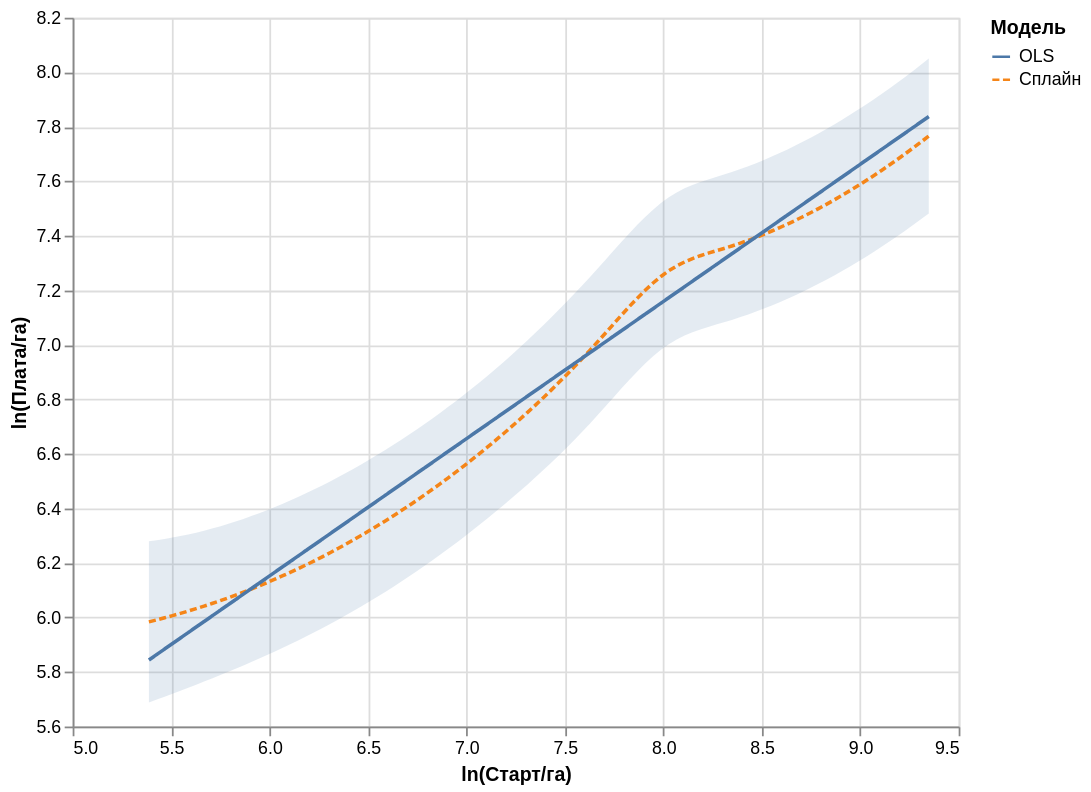

Here is the notebook cell this chart was saved with:
### Code cell
d = pd.concat([train_ols.iloc[[0]]] * 100, ignore_index=True)
d['ln_start_per_ha'] = np.linspace(
    train_ols['ln_start_per_ha'].quantile(.01),
    train_ols['ln_start_per_ha'].quantile(.99), 100
)

p = spline_with_start.get_prediction(d).summary_frame()
p['Старт'] = d['ln_start_per_ha'].to_numpy()
p['Сплайн'] = p['mean']
p['OLS'] = ols_with_start.predict(d).to_numpy()

base = alt.Chart(p).encode(
    x=alt.X('Старт:Q', title='ln(Старт/га)', scale=alt.Scale(zero=False))
)

band = base.mark_area(opacity=.15).encode(
    y=alt.Y('mean_ci_lower:Q', title='ln(Плата/га)',
            scale=alt.Scale(zero=False)),
    y2='mean_ci_upper:Q'
)

lines = base.transform_fold(
    ['Сплайн', 'OLS'], as_=['Модель', 'Прогноз']
).mark_line().encode(
    y='Прогноз:Q',
    color='Модель:N',
    strokeDash='Модель:N'
)

(band + lines).properties(width=500, height=400)

### Figure 1 — Vega-Lite specification as saved in the notebook (floating-point values rounded to 4 significant figures)
{"config": {"view": {"continuousWidth": 300, "continuousHeight": 300}}, "layer": [{"mark": {"type": "area", "opacity": 0.15}, "encoding": {"x": {"field": "Старт", "scale": {"zero": false}, "title": "ln(Старт/га)", "type": "quantitative"}, "y": {"field": "mean_ci_lower", "scale": {"zero": false}, "title": "ln(Плата/га)", "type": "quantitative"}, "y2": {"field": "mean_ci_upper"}}}, {"mark": {"type": "line"}, "encoding": {"color": {"field": "Модель", "type": "nominal"}, "strokeDash": {"field": "Модель", "type": "nominal"}, "x": {"field": "Старт", "scale": {"zero": false}, "title": "ln(Старт/га)", "type": "quantitative"}, "y": {"field": "Прогноз", "type": "quantitative"}}, "transform": [{"fold": ["Сплайн", "OLS"], "as": ["Модель", "Прогноз"]}]}], "data": {"name": "data-1bc4b5873d8316633b8b75cc90851947"}, "height": 400, "width": 500, "$schema": "https://vega.github.io/schema/vega-lite/v6.4.1.json", "datasets": {"data-1bc4b5873d8316633b8b75cc90851947": [{"mean": 5.984, "mean_se": 0.1509, "mean_ci_lower": 5.688, "mean_ci_upper": 6.28, "obs_ci_lower": 4.263, "obs_ci_upper": 7.705, "Старт": 5.387, "Сплайн": 5.984, "OLS": 5.844}, {"mean": 5.991, "mean_se": 0.1492, "mean_ci_lower": 5.699, "mean_ci_upper": 6.284, "obs_ci_lower": 4.271, "obs_ci_upper": 7.711, "Старт": 5.427, "Сплайн": 5.991, "OLS": 5.864}, {"mean": 5.999, "mean_se": 0.1476, "mean_ci_lower": 5.71, "mean_ci_upper": 6.288, "obs_ci_lower": 4.279, "obs_ci_upper": 7.719, "Старт": 5.467, "Сплайн": 5.999, "OLS": 5.884}, {"mean": 6.007, "mean_se": 0.1461, "mean_ci_lower": 5.72, "mean_ci_upper": 6.293, "obs_ci_lower": 4.288, "obs_ci_upper": 7.726, "Старт": 5.507, "Сплайн": 6.007, "OLS": 5.905}, {"mean": 6.015, "mean_se": 0.1447, "mean_ci_lower": 5.731, "mean_ci_upper": 6.299, "obs_ci_lower": 4.296, "obs_ci_upper": 7.734, "Старт": 5.547, "Сплайн": 6.015, "OLS": 5.925}, {"mean": 6.024, "mean_se": 0.1434, "mean_ci_lower": 5.742, "mean_ci_upper": 6.305, "obs_ci_lower": 4.305, "obs_ci_upper": 7.742, "Старт": 5.587, "Сплайн": 6.024, "OLS": 5.945}, {"mean": 6.032, "mean_se": 0.1423, "mean_ci_lower": 5.754, "mean_ci_upper": 6.311, "obs_ci_lower": 4.314, "obs_ci_upper": 7.75, "Старт": 5.627, "Сплайн": 6.032, "OLS": 5.965}, {"mean": 6.042, "mean_se": 0.1412, "mean_ci_lower": 5.765, "mean_ci_upper": 6.318, "obs_ci_lower": 4.324, "obs_ci_upper": 7.759, "Старт": 5.667, "Сплайн": 6.042, "OLS": 5.985}, {"mean": 6.051, "mean_se": 0.1402, "mean_ci_lower": 5.776, "mean_ci_upper": 6.326, "obs_ci_lower": 4.334, "obs_ci_upper": 7.769, "Старт": 5.707, "Сплайн": 6.051, "OLS": 6.005}, {"mean": 6.061, "mean_se": 0.1393, "mean_ci_lower": 5.788, "mean_ci_upper": 6.334, "obs_ci_lower": 4.344, "obs_ci_upper": 7.778, "Старт": 5.747, "Сплайн": 6.061, "OLS": 6.025}, {"mean": 6.071, "mean_se": 0.1385, "mean_ci_lower": 5.8, "mean_ci_upper": 6.343, "obs_ci_lower": 4.355, "obs_ci_upper": 7.788, "Старт": 5.787, "Сплайн": 6.071, "OLS": 6.045}, {"mean": 6.082, "mean_se": 0.1378, "mean_ci_lower": 5.812, "mean_ci_upper": 6.352, "obs_ci_lower": 4.365, "obs_ci_upper": 7.799, "Старт": 5.827, "Сплайн": 6.082, "OLS": 6.066}, {"mean": 6.093, "mean_se": 0.1371, "mean_ci_lower": 5.824, "mean_ci_upper": 6.362, "obs_ci_lower": 4.377, "obs_ci_upper": 7.809, "Старт": 5.867, "Сплайн": 6.093, "OLS": 6.086}, {"mean": 6.104, "mean_se": 0.1365, "mean_ci_lower": 5.837, "mean_ci_upper": 6.372, "obs_ci_lower": 4.388, "obs_ci_upper": 7.82, "Старт": 5.907, "Сплайн": 6.104, "OLS": 6.106}, {"mean": 6.116, "mean_se": 0.136, "mean_ci_lower": 5.849, "mean_ci_upper": 6.382, "obs_ci_lower": 4.4, "obs_ci_upper": 7.832, "Старт": 5.947, "Сплайн": 6.116, "OLS": 6.126}, {"mean": 6.128, "mean_se": 0.1355, "mean_ci_lower": 5.862, "mean_ci_upper": 6.394, "obs_ci_lower": 4.412, "obs_ci_upper": 7.844, "Старт": 5.987, "Сплайн": 6.128, "OLS": 6.146}, {"mean": 6.14, "mean_se": 0.1351, "mean_ci_lower": 5.875, "mean_ci_upper": 6.405, "obs_ci_lower": 4.425, "obs_ci_upper": 7.856, "Старт": 6.027, "Сплайн": 6.14, "OLS": 6.166}, {"mean": 6.153, "mean_se": 0.1348, "mean_ci_lower": 5.889, "mean_ci_upper": 6.417, "obs_ci_lower": 4.437, "obs_ci_upper": 7.869, "Старт": 6.067, "Сплайн": 6.153, "OLS": 6.186}, {"mean": 6.166, "mean_se": 0.1345, "mean_ci_lower": 5.903, "mean_ci_upper": 6.43, "obs_ci_lower": 4.451, "obs_ci_upper": 7.882, "Старт": 6.107, "Сплайн": 6.166, "OLS": 6.207}, {"mean": 6.18, "mean_se": 0.1342, "mean_ci_lower": 5.917, "mean_ci_upper": 6.443, "obs_ci_lower": 4.464, "obs_ci_upper": 7.895, "Старт": 6.147, "Сплайн": 6.18, "OLS": 6.227}, {"mean": 6.194, "mean_se": 0.1339, "mean_ci_lower": 5.931, "mean_ci_upper": 6.456, "obs_ci_lower": 4.478, "obs_ci_upper": 7.909, "Старт": 6.187, "Сплайн": 6.194, "OLS": 6.247}, {"mean": 6.208, "mean_se": 0.1337, "mean_ci_lower": 5.946, "mean_ci_upper": 6.47, "obs_ci_lower": 4.493, "obs_ci_upper": 7.923, "Старт": 6.228, "Сплайн": 6.208, "OLS": 6.267}, {"mean": 6.223, "mean_se": 0.1336, "mean_ci_lower": 5.961, "mean_ci_upper": 6.484, "obs_ci_lower": 4.507, "obs_ci_upper": 7.938, "Старт": 6.268, "Сплайн": 6.223, "OLS": 6.287}, {"mean": 6.238, "mean_se": 0.1334, "mean_ci_lower": 5.976, "mean_ci_upper": 6.499, "obs_ci_lower": 4.522, "obs_ci_upper": 7.953, "Старт": 6.308, "Сплайн": 6.238, "OLS": 6.307}, {"mean": 6.253, "mean_se": 0.1333, "mean_ci_lower": 5.992, "mean_ci_upper": 6.514, "obs_ci_lower": 4.538, "obs_ci_upper": 7.968, "Старт": 6.348, "Сплайн": 6.253, "OLS": 6.327}, {"mean": 6.269, "mean_se": 0.1332, "mean_ci_lower": 6.008, "mean_ci_upper": 6.53, "obs_ci_lower": 4.554, "obs_ci_upper": 7.984, "Старт": 6.388, "Сплайн": 6.269, "OLS": 6.347}, {"mean": 6.285, "mean_se": 0.1331, "mean_ci_lower": 6.024, "mean_ci_upper": 6.546, "obs_ci_lower": 4.57, "obs_ci_upper": 8.0, "Старт": 6.428, "Сплайн": 6.285, "OLS": 6.368}, {"mean": 6.302, "mean_se": 0.133, "mean_ci_lower": 6.041, "mean_ci_upper": 6.562, "obs_ci_lower": 4.587, "obs_ci_upper": 8.017, "Старт": 6.468, "Сплайн": 6.302, "OLS": 6.388}, {"mean": 6.319, "mean_se": 0.1329, "mean_ci_lower": 6.058, "mean_ci_upper": 6.579, "obs_ci_lower": 4.604, "obs_ci_upper": 8.034, "Старт": 6.508, "Сплайн": 6.319, "OLS": 6.408}, {"mean": 6.336, "mean_se": 0.1329, "mean_ci_lower": 6.076, "mean_ci_upper": 6.597, "obs_ci_lower": 4.621, "obs_ci_upper": 8.051, "Старт": 6.548, "Сплайн": 6.336, "OLS": 6.428}, {"mean": 6.354, "mean_se": 0.1328, "mean_ci_lower": 6.094, "mean_ci_upper": 6.614, "obs_ci_lower": 4.639, "obs_ci_upper": 8.069, "Старт": 6.588, "Сплайн": 6.354, "OLS": 6.448}, {"mean": 6.372, "mean_se": 0.1328, "mean_ci_lower": 6.112, "mean_ci_upper": 6.633, "obs_ci_lower": 4.657, "obs_ci_upper": 8.087, "Старт": 6.628, "Сплайн": 6.372, "OLS": 6.468}, {"mean": 6.391, "mean_se": 0.1327, "mean_ci_lower": 6.131, "mean_ci_upper": 6.651, "obs_ci_lower": 4.676, "obs_ci_upper": 8.106, "Старт": 6.668, "Сплайн": 6.391, "OLS": 6.488}, {"mean": 6.41, "mean_se": 0.1327, "mean_ci_lower": 6.15, "mean_ci_upper": 6.67, "obs_ci_lower": 4.695, "obs_ci_upper": 8.125, "Старт": 6.708, "Сплайн": 6.41, "OLS": 6.509}, {"mean": 6.43, "mean_se": 0.1327, "mean_ci_lower": 6.17, "mean_ci_upper": 6.69, "obs_ci_lower": 4.715, "obs_ci_upper": 8.145, "Старт": 6.748, "Сплайн": 6.43, "OLS": 6.529}, {"mean": 6.45, "mean_se": 0.1327, "mean_ci_lower": 6.19, "mean_ci_upper": 6.71, "obs_ci_lower": 4.735, "obs_ci_upper": 8.165, "Старт": 6.788, "Сплайн": 6.45, "OLS": 6.549}, {"mean": 6.47, "mean_se": 0.1327, "mean_ci_lower": 6.21, "mean_ci_upper": 6.73, "obs_ci_lower": 4.755, "obs_ci_upper": 8.185, "Старт": 6.828, "Сплайн": 6.47, "OLS": 6.569}, {"mean": 6.491, "mean_se": 0.1327, "mean_ci_lower": 6.231, "mean_ci_upper": 6.751, "obs_ci_lower": 4.776, "obs_ci_upper": 8.206, "Старт": 6.868, "Сплайн": 6.491, "OLS": 6.589}, {"mean": 6.512, "mean_se": 0.1328, "mean_ci_lower": 6.252, "mean_ci_upper": 6.773, "obs_ci_lower": 4.797, "obs_ci_upper": 8.227, "Старт": 6.908, "Сплайн": 6.512, "OLS": 6.609}, {"mean": 6.534, "mean_se": 0.1329, "mean_ci_lower": 6.274, "mean_ci_upper": 6.794, "obs_ci_lower": 4.819, "obs_ci_upper": 8.249, "Старт": 6.948, "Сплайн": 6.534, "OLS": 6.629}, {"mean": 6.556, "mean_se": 0.1329, "mean_ci_lower": 6.296, "mean_ci_upper": 6.817, "obs_ci_lower": 4.841, "obs_ci_upper": 8.271, "Старт": 6.988, "Сплайн": 6.556, "OLS": 6.65}, {"mean": 6.579, "mean_se": 0.1331, "mean_ci_lower": 6.318, "mean_ci_upper": 6.84, "obs_ci_lower": 4.864, "obs_ci_upper": 8.294, "Старт": 7.028, "Сплайн": 6.579, "OLS": 6.67}, {"mean": 6.602, "mean_se": 0.1332, "mean_ci_lower": 6.341, "mean_ci_upper": 6.863, "obs_ci_lower": 4.887, "obs_ci_upper": 8.317, "Старт": 7.068, "Сплайн": 6.602, "OLS": 6.69}, {"mean": 6.625, "mean_se": 0.1334, "mean_ci_lower": 6.364, "mean_ci_upper": 6.887, "obs_ci_lower": 4.91, "obs_ci_upper": 8.341, "Старт": 7.108, "Сплайн": 6.625, "OLS": 6.71}, {"mean": 6.649, "mean_se": 0.1336, "mean_ci_lower": 6.388, "mean_ci_upper": 6.911, "obs_ci_lower": 4.934, "obs_ci_upper": 8.365, "Старт": 7.148, "Сплайн": 6.649, "OLS": 6.73}, {"mean": 6.674, "mean_se": 0.1339, "mean_ci_lower": 6.412, "mean_ci_upper": 6.936, "obs_ci_lower": 4.959, "obs_ci_upper": 8.389, "Старт": 7.188, "Сплайн": 6.674, "OLS": 6.75}, {"mean": 6.699, "mean_se": 0.1342, "mean_ci_lower": 6.436, "mean_ci_upper": 6.962, "obs_ci_lower": 4.984, "obs_ci_upper": 8.414, "Старт": 7.228, "Сплайн": 6.699, "OLS": 6.77}, {"mean": 6.725, "mean_se": 0.1345, "mean_ci_lower": 6.461, "mean_ci_upper": 6.988, "obs_ci_lower": 5.009, "obs_ci_upper": 8.44, "Старт": 7.268, "Сплайн": 6.725, "OLS": 6.79}, {"mean": 6.751, "mean_se": 0.1348, "mean_ci_lower": 6.486, "mean_ci_upper": 7.015, "obs_ci_lower": 5.035, "obs_ci_upper": 8.466, "Старт": 7.308, "Сплайн": 6.751, "OLS": 6.811}, {"mean": 6.777, "mean_se": 0.1352, "mean_ci_lower": 6.512, "mean_ci_upper": 7.042, "obs_ci_lower": 5.061, "obs_ci_upper": 8.493, "Старт": 7.348, "Сплайн": 6.777, "OLS": 6.831}, {"mean": 6.804, "mean_se": 0.1356, "mean_ci_lower": 6.539, "mean_ci_upper": 7.07, "obs_ci_lower": 5.089, "obs_ci_upper": 8.52, "Старт": 7.388, "Сплайн": 6.804, "OLS": 6.851}, {"mean": 6.832, "mean_se": 0.1359, "mean_ci_lower": 6.566, "mean_ci_upper": 7.099, "obs_ci_lower": 5.116, "obs_ci_upper": 8.548, "Старт": 7.428, "Сплайн": 6.832, "OLS": 6.871}, {"mean": 6.861, "mean_se": 0.1362, "mean_ci_lower": 6.594, "mean_ci_upper": 7.128, "obs_ci_lower": 5.145, "obs_ci_upper": 8.577, "Старт": 7.468, "Сплайн": 6.861, "OLS": 6.891}, {"mean": 6.89, "mean_se": 0.1365, "mean_ci_lower": 6.622, "mean_ci_upper": 7.157, "obs_ci_lower": 5.173, "obs_ci_upper": 8.606, "Старт": 7.508, "Сплайн": 6.89, "OLS": 6.911}, {"mean": 6.919, "mean_se": 0.1368, "mean_ci_lower": 6.651, "mean_ci_upper": 7.187, "obs_ci_lower": 5.203, "obs_ci_upper": 8.636, "Старт": 7.548, "Сплайн": 6.919, "OLS": 6.931}, {"mean": 6.95, "mean_se": 0.137, "mean_ci_lower": 6.681, "mean_ci_upper": 7.218, "obs_ci_lower": 5.233, "obs_ci_upper": 8.666, "Старт": 7.588, "Сплайн": 6.95, "OLS": 6.952}, {"mean": 6.981, "mean_se": 0.1371, "mean_ci_lower": 6.712, "mean_ci_upper": 7.249, "obs_ci_lower": 5.264, "obs_ci_upper": 8.697, "Старт": 7.628, "Сплайн": 6.981, "OLS": 6.972}, {"mean": 7.012, "mean_se": 0.1372, "mean_ci_lower": 6.743, "mean_ci_upper": 7.281, "obs_ci_lower": 5.296, "obs_ci_upper": 8.729, "Старт": 7.668, "Сплайн": 7.012, "OLS": 6.992}, {"mean": 7.044, "mean_se": 0.1372, "mean_ci_lower": 6.775, "mean_ci_upper": 7.313, "obs_ci_lower": 5.328, "obs_ci_upper": 8.761, "Старт": 7.708, "Сплайн": 7.044, "OLS": 7.012}, {"mean": 7.077, "mean_se": 0.1372, "mean_ci_lower": 6.808, "mean_ci_upper": 7.346, "obs_ci_lower": 5.361, "obs_ci_upper": 8.793, "Старт": 7.748, "Сплайн": 7.077, "OLS": 7.032}, {"mean": 7.109, "mean_se": 0.1372, "mean_ci_lower": 6.84, "mean_ci_upper": 7.378, "obs_ci_lower": 5.393, "obs_ci_upper": 8.826, "Старт": 7.788, "Сплайн": 7.109, "OLS": 7.052}, {"mean": 7.141, "mean_se": 0.1371, "mean_ci_lower": 6.872, "mean_ci_upper": 7.41, "obs_ci_lower": 5.425, "obs_ci_upper": 8.857, "Старт": 7.828, "Сплайн": 7.141, "OLS": 7.072}, {"mean": 7.171, "mean_se": 0.1372, "mean_ci_lower": 6.903, "mean_ci_upper": 7.44, "obs_ci_lower": 5.455, "obs_ci_upper": 8.888, "Старт": 7.868, "Сплайн": 7.171, "OLS": 7.092}, {"mean": 7.2, "mean_se": 0.1372, "mean_ci_lower": 6.931, "mean_ci_upper": 7.469, "obs_ci_lower": 5.484, "obs_ci_upper": 8.917, "Старт": 7.908, "Сплайн": 7.2, "OLS": 7.113}, {"mean": 7.227, "mean_se": 0.1373, "mean_ci_lower": 6.958, "mean_ci_upper": 7.496, "obs_ci_lower": 5.51, "obs_ci_upper": 8.943, "Старт": 7.948, "Сплайн": 7.227, "OLS": 7.133}, {"mean": 7.251, "mean_se": 0.1374, "mean_ci_lower": 6.982, "mean_ci_upper": 7.52, "obs_ci_lower": 5.534, "obs_ci_upper": 8.967, "Старт": 7.988, "Сплайн": 7.251, "OLS": 7.153}, {"mean": 7.272, "mean_se": 0.1375, "mean_ci_lower": 7.002, "mean_ci_upper": 7.541, "obs_ci_lower": 5.555, "obs_ci_upper": 8.988, "Старт": 8.028, "Сплайн": 7.272, "OLS": 7.173}, {"mean": 7.29, "mean_se": 0.1376, "mean_ci_lower": 7.02, "mean_ci_upper": 7.559, "obs_ci_lower": 5.573, "obs_ci_upper": 9.006, "Старт": 8.068, "Сплайн": 7.29, "OLS": 7.193}, {"mean": 7.304, "mean_se": 0.1377, "mean_ci_lower": 7.034, "mean_ci_upper": 7.574, "obs_ci_lower": 5.588, "obs_ci_upper": 9.021, "Старт": 8.108, "Сплайн": 7.304, "OLS": 7.213}, {"mean": 7.316, "mean_se": 0.1378, "mean_ci_lower": 7.046, "mean_ci_upper": 7.587, "obs_ci_lower": 5.6, "obs_ci_upper": 9.033, "Старт": 8.148, "Сплайн": 7.316, "OLS": 7.233}, {"mean": 7.327, "mean_se": 0.1379, "mean_ci_lower": 7.057, "mean_ci_upper": 7.597, "obs_ci_lower": 5.61, "obs_ci_upper": 9.044, "Старт": 8.188, "Сплайн": 7.327, "OLS": 7.254}, {"mean": 7.336, "mean_se": 0.138, "mean_ci_lower": 7.066, "mean_ci_upper": 7.607, "obs_ci_lower": 5.62, "obs_ci_upper": 9.053, "Старт": 8.228, "Сплайн": 7.336, "OLS": 7.274}, {"mean": 7.345, "mean_se": 0.1381, "mean_ci_lower": 7.074, "mean_ci_upper": 7.616, "obs_ci_lower": 5.628, "obs_ci_upper": 9.062, "Старт": 8.268, "Сплайн": 7.345, "OLS": 7.294}, {"mean": 7.354, "mean_se": 0.1382, "mean_ci_lower": 7.083, "mean_ci_upper": 7.625, "obs_ci_lower": 5.637, "obs_ci_upper": 9.07, "Старт": 8.308, "Сплайн": 7.354, "OLS": 7.314}, {"mean": 7.363, "mean_se": 0.1384, "mean_ci_lower": 7.092, "mean_ci_upper": 7.634, "obs_ci_lower": 5.646, "obs_ci_upper": 9.079, "Старт": 8.348, "Сплайн": 7.363, "OLS": 7.334}, {"mean": 7.372, "mean_se": 0.1385, "mean_ci_lower": 7.101, "mean_ci_upper": 7.644, "obs_ci_lower": 5.656, "obs_ci_upper": 9.089, "Старт": 8.388, "Сплайн": 7.372, "OLS": 7.354}, {"mean": 7.383, "mean_se": 0.1387, "mean_ci_lower": 7.111, "mean_ci_upper": 7.654, "obs_ci_lower": 5.666, "obs_ci_upper": 9.099, "Старт": 8.428, "Сплайн": 7.383, "OLS": 7.374}, {"mean": 7.393, "mean_se": 0.1389, "mean_ci_lower": 7.121, "mean_ci_upper": 7.666, "obs_ci_lower": 5.677, "obs_ci_upper": 9.11, "Старт": 8.468, "Сплайн": 7.393, "OLS": 7.394}, {"mean": 7.405, "mean_se": 0.1391, "mean_ci_lower": 7.132, "mean_ci_upper": 7.677, "obs_ci_lower": 5.688, "obs_ci_upper": 9.122, "Старт": 8.508, "Сплайн": 7.405, "OLS": 7.415}, {"mean": 7.417, "mean_se": 0.1393, "mean_ci_lower": 7.144, "mean_ci_upper": 7.69, "obs_ci_lower": 5.7, "obs_ci_upper": 9.134, "Старт": 8.548, "Сплайн": 7.417, "OLS": 7.435}, {"mean": 7.429, "mean_se": 0.1395, "mean_ci_lower": 7.156, "mean_ci_upper": 7.703, "obs_ci_lower": 5.712, "obs_ci_upper": 9.146, "Старт": 8.588, "Сплайн": 7.429, "OLS": 7.455}, {"mean": 7.442, "mean_se": 0.1397, "mean_ci_lower": 7.168, "mean_ci_upper": 7.716, "obs_ci_lower": 5.725, "obs_ci_upper": 9.159, "Старт": 8.628, "Сплайн": 7.442, "OLS": 7.475}, {"mean": 7.456, "mean_se": 0.14, "mean_ci_lower": 7.181, "mean_ci_upper": 7.73, "obs_ci_lower": 5.739, "obs_ci_upper": 9.173, "Старт": 8.668, "Сплайн": 7.456, "OLS": 7.495}, {"mean": 7.47, "mean_se": 0.1402, "mean_ci_lower": 7.195, "mean_ci_upper": 7.745, "obs_ci_lower": 5.753, "obs_ci_upper": 9.187, "Старт": 8.708, "Сплайн": 7.47, "OLS": 7.515}, {"mean": 7.485, "mean_se": 0.1405, "mean_ci_lower": 7.209, "mean_ci_upper": 7.76, "obs_ci_lower": 5.767, "obs_ci_upper": 9.202, "Старт": 8.748, "Сплайн": 7.485, "OLS": 7.535}, {"mean": 7.5, "mean_se": 0.1407, "mean_ci_lower": 7.224, "mean_ci_upper": 7.776, "obs_ci_lower": 5.782, "obs_ci_upper": 9.217, "Старт": 8.788, "Сплайн": 7.5, "OLS": 7.556}, {"mean": 7.515, "mean_se": 0.141, "mean_ci_lower": 7.239, "mean_ci_upper": 7.792, "obs_ci_lower": 5.798, "obs_ci_upper": 9.233, "Старт": 8.828, "Сплайн": 7.515, "OLS": 7.576}, {"mean": 7.532, "mean_se": 0.1413, "mean_ci_lower": 7.255, "mean_ci_upper": 7.809, "obs_ci_lower": 5.814, "obs_ci_upper": 9.249, "Старт": 8.868, "Сплайн": 7.532, "OLS": 7.596}, {"mean": 7.548, "mean_se": 0.1416, "mean_ci_lower": 7.271, "mean_ci_upper": 7.826, "obs_ci_lower": 5.831, "obs_ci_upper": 9.266, "Старт": 8.908, "Сплайн": 7.548, "OLS": 7.616}, {"mean": 7.566, "mean_se": 0.1419, "mean_ci_lower": 7.288, "mean_ci_upper": 7.844, "obs_ci_lower": 5.848, "obs_ci_upper": 9.284, "Старт": 8.948, "Сплайн": 7.566, "OLS": 7.636}, {"mean": 7.584, "mean_se": 0.1421, "mean_ci_lower": 7.305, "mean_ci_upper": 7.862, "obs_ci_lower": 5.866, "obs_ci_upper": 9.301, "Старт": 8.988, "Сплайн": 7.584, "OLS": 7.656}, {"mean": 7.602, "mean_se": 0.1424, "mean_ci_lower": 7.323, "mean_ci_upper": 7.881, "obs_ci_lower": 5.884, "obs_ci_upper": 9.32, "Старт": 9.028, "Сплайн": 7.602, "OLS": 7.676}, {"mean": 7.621, "mean_se": 0.1427, "mean_ci_lower": 7.341, "mean_ci_upper": 7.9, "obs_ci_lower": 5.902, "obs_ci_upper": 9.339, "Старт": 9.068, "Сплайн": 7.621, "OLS": 7.697}, {"mean": 7.64, "mean_se": 0.143, "mean_ci_lower": 7.36, "mean_ci_upper": 7.92, "obs_ci_lower": 5.922, "obs_ci_upper": 9.358, "Старт": 9.108, "Сплайн": 7.64, "OLS": 7.717}, {"mean": 7.66, "mean_se": 0.1433, "mean_ci_lower": 7.379, "mean_ci_upper": 7.941, "obs_ci_lower": 5.941, "obs_ci_upper": 9.378, "Старт": 9.148, "Сплайн": 7.66, "OLS": 7.737}, {"mean": 7.68, "mean_se": 0.1436, "mean_ci_lower": 7.398, "mean_ci_upper": 7.962, "obs_ci_lower": 5.962, "obs_ci_upper": 9.398, "Старт": 9.188, "Сплайн": 7.68, "OLS": 7.757}, {"mean": 7.701, "mean_se": 0.144, "mean_ci_lower": 7.419, "mean_ci_upper": 7.983, "obs_ci_lower": 5.982, "obs_ci_upper": 9.419, "Старт": 9.228, "Сплайн": 7.701, "OLS": 7.777}, {"mean": 7.722, "mean_se": 0.1443, "mean_ci_lower": 7.439, "mean_ci_upper": 8.005, "obs_ci_lower": 6.003, "obs_ci_upper": 9.441, "Старт": 9.268, "Сплайн": 7.722, "OLS": 7.797}, {"mean": 7.744, "mean_se": 0.1446, "mean_ci_lower": 7.46, "mean_ci_upper": 8.027, "obs_ci_lower": 6.025, "obs_ci_upper": 9.462, "Старт": 9.308, "Сплайн": 7.744, "OLS": 7.817}, {"mean": 7.766, "mean_se": 0.1449, "mean_ci_lower": 7.482, "mean_ci_upper": 8.05, "obs_ci_lower": 6.047, "obs_ci_upper": 9.485, "Старт": 9.348, "Сплайн": 7.766, "OLS": 7.837}]}}
